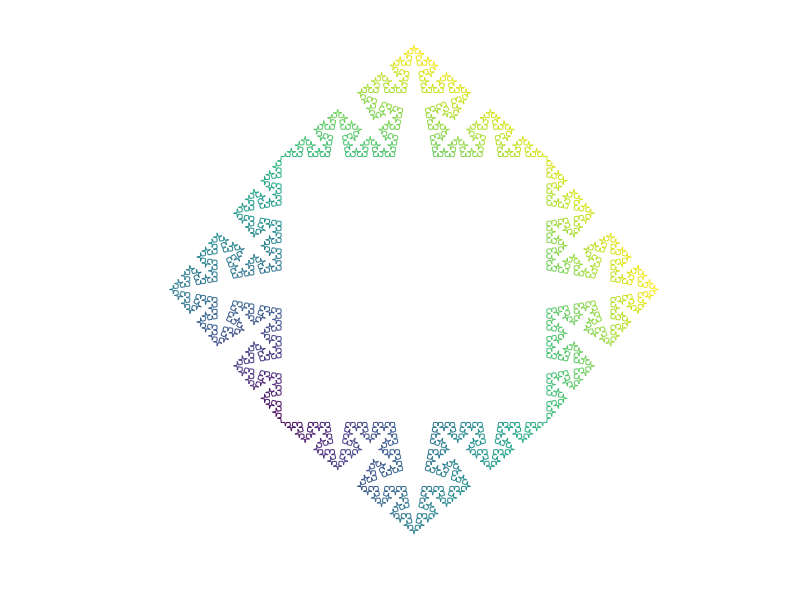

The MATLAB source for this figure: (Note: this script raises an error after producing the figure.)
%cesaro fractal
phi=[0 pi/2 pi/2 pi/2];
%theta=[85*pi/180 -170*pi/180 85*pi/180];
%theta=[-85*pi/180 +170*pi/180 -85*pi/180];
%theta=[pi/3 -2*pi/3 pi/3];

%theta=[80*pi/180 -160.2*pi/180 80*pi/180];
theta=[-80*pi/180 160*pi/180 -80*pi/180];


%phi=[0 2*pi/3 2*pi/3];
%theta=[pi/3 -2*pi/3 pi/3];
%theta=[-pi/3 2*pi/3 -pi/3];

iter=5;
angle_new=[];
for n=1:iter
   angle_new=[angle_new theta(1) angle_new theta(2) angle_new theta(3) angle_new];
end

angle_new=[phi(1) angle_new ...
           phi(2) angle_new ...
           phi(3) angle_new ...
           phi(4) angle_new ...
           0];


len_angle=length(angle_new);
x_arr=zeros(len_angle,1);
y_arr=zeros(len_angle,1);
x=0;y=0;x1=0;y1=0;
angle_2=0;
for n=1:len_angle
    [x1,y1]=pol2cart(angle_2,1);
    angle_2=angle_new(n)+angle_2;
    x=x+x1;
    y=y+y1;
    x_arr(n)=x;
    y_arr(n)=y;
end
%plot(x_arr,y_arr,'linewidth',1),axis off square
x_arr=[x_arr;nan];
y_arr=[y_arr;nan];
%patch(x_arr,y_arr,sqrt(x_arr.^2+y_arr.^2), 'edgecolor','flat','facecolor','none','facevertexcdata',hsv(length(x_arr)));
patch(x_arr,y_arr,sqrt(x_arr.^2+y_arr.^2), 'edgecolor','flat','facecolor','none');
axis equal off ;colormap hsv(256)
